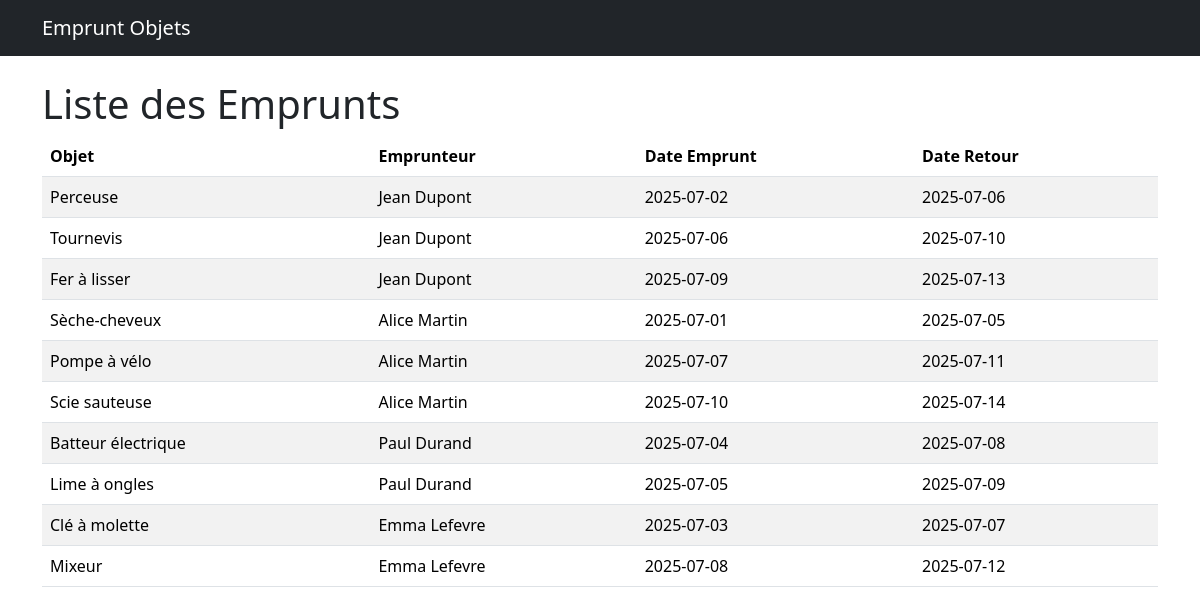
/page/emprunts.php, run on an earlier commit of the app's database.
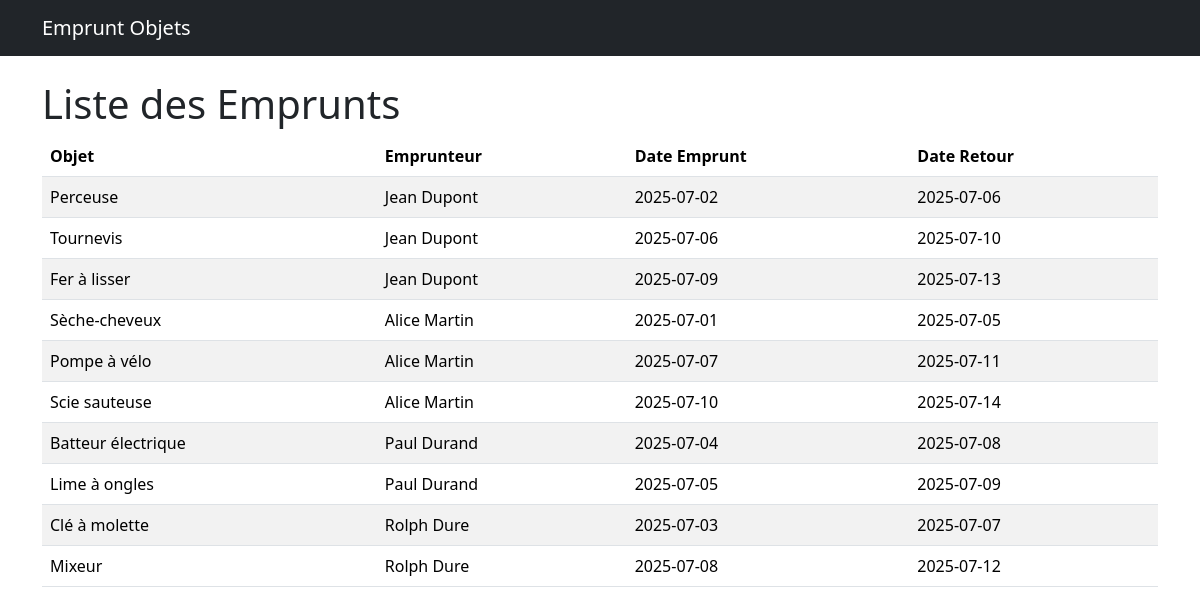
And on a later commit of the database.
### tables this page shows
CREATE TABLE emprunt (
    id_emprunt INT AUTO_INCREMENT PRIMARY KEY,
    id_objet INT,
    id_membre INT,
    date_emprunt DATE,
    date_retour DATE,
    FOREIGN KEY (id_objet) REFERENCES objet(id_objet),
    FOREIGN KEY (id_membre) REFERENCES membre(id_membre)
);

CREATE TABLE objet (
    id_objet INT AUTO_INCREMENT PRIMARY KEY,
    nom_objet VARCHAR(100),
    id_categorie INT,
    id_membre INT,
    FOREIGN KEY (id_categorie) REFERENCES categorie_objet(id_categorie),
    FOREIGN KEY (id_membre) REFERENCES membre(id_membre)
);

CREATE TABLE membre (
    id_membre INT AUTO_INCREMENT PRIMARY KEY,
    nom VARCHAR(100),
    date_naissance DATE,
    genre ENUM('Homme', 'Femme', 'Autre'),
    email VARCHAR(100),
    ville VARCHAR(100),
    mdp VARCHAR(255),
    image_profil VARCHAR(100)
);

### inc/function.php (called while the page is built, shortened)
<?php
function getPDO() {
    return db_connect();
}
function getEmprunts() {
    $pdo = getPDO();
    $sql = "SELECT e.date_emprunt, e.date_retour, o.nom_objet, m.nom as nom_membre
            FROM emprunt e
            JOIN objet o ON e.id_objet = o.id_objet
            JOIN membre m ON e.id_membre = m.id_membre";
    return $pdo->query($sql)->fetchAll(PDO::FETCH_ASSOC);
}
?>

### page/emprunts.php (the view, shortened to what this page needs)
 <?php include('../inc/function.php'); ?>
<!DOCTYPE html>
<html lang="fr">
<head>
    <link href="../assets/css/bootstrap.min.css" rel="stylesheet">
</head>
<body>
    <nav class="navbar navbar-expand-lg navbar-dark bg-dark">
        <div class="container">
            <a class="navbar-brand" href="accueil.php">Emprunt Objets</a>
        </div>
    </nav>
    <div class="container mt-4">
        <h1>Liste des Emprunts</h1>
        <table class="table table-striped">
            <thead>
                <tr>
                    <th>Objet</th>
                    <th>Emprunteur</th>
                    <th>Date Emprunt</th>
                    <th>Date Retour</th>
                </tr>
            </thead>
            <tbody>
                <?php foreach (getEmprunts() as $row) : ?>
                    <tr>
                        <td><?= htmlspecialchars($row['nom_objet']) ?></td>
                        <td><?= htmlspecialchars($row['nom_membre']) ?></td>
                        <td><?= htmlspecialchars($row['date_emprunt']) ?></td>
                        <td><?= htmlspecialchars($row['date_retour']) ?></td>
                    </tr>
                <?php endforeach; ?>
            </tbody>
        </table>
    </div>
</body>
</html>

What changed in the data, as far as the page shows it:
changed through a linked row, emprunt "Clé à molette": id_membre.nom "Emma Lefevre" → "Rolph Dure"
changed through a linked row, emprunt "Mixeur": id_membre.nom "Emma Lefevre" → "Rolph Dure"
